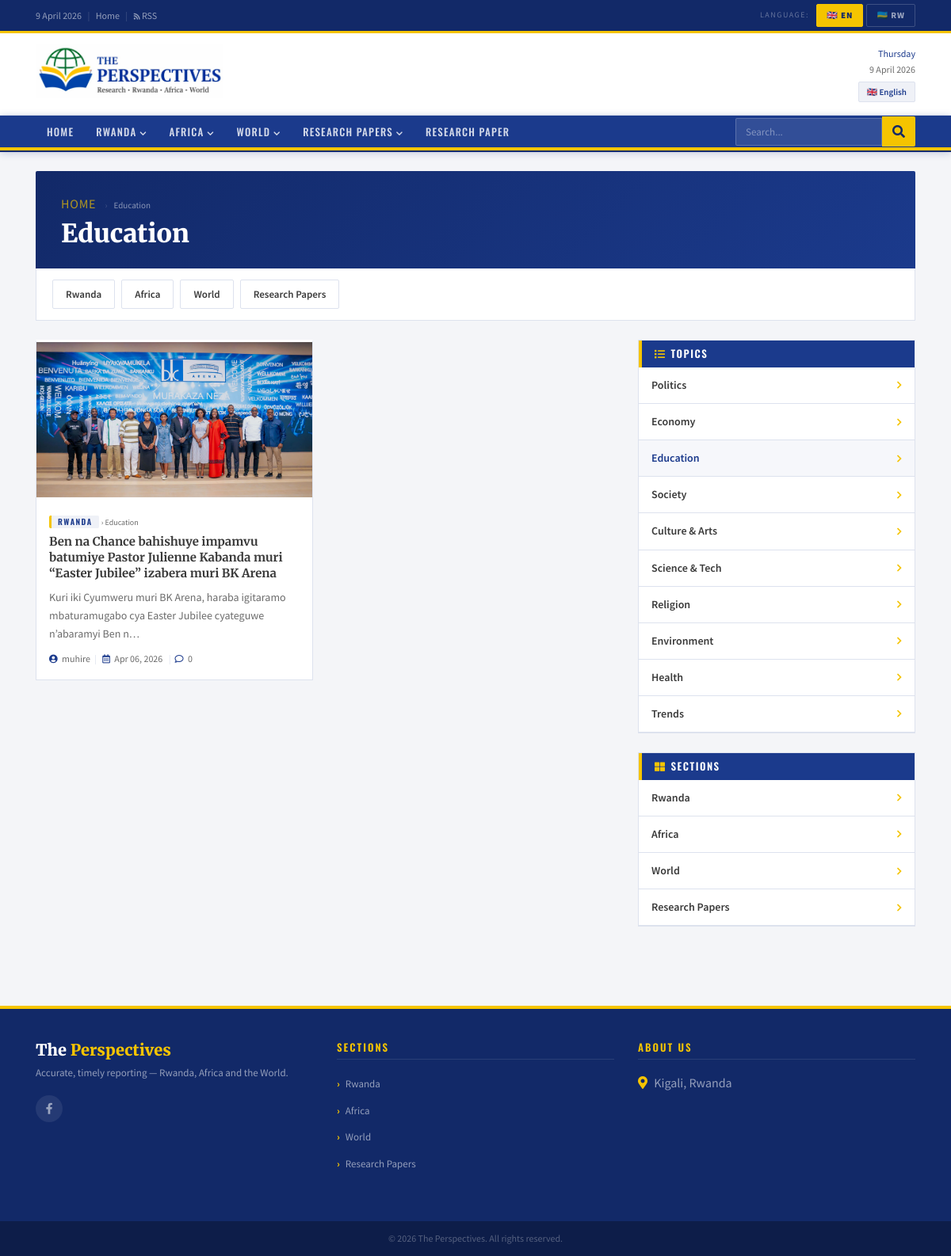
The page /en/subcategory/education/ on the database its author committed.
### news/models.py (models this page shows, shortened)
class Language(models.Model):
    code        = models.CharField(max_length=10, unique=True)  # 'en' | 'rw'
    name        = models.CharField(max_length=100)              # English
    native_name = models.CharField(max_length=100)              # Ikinyarwanda
    flag_emoji  = models.CharField(max_length=10, blank=True)
    is_default  = models.BooleanField(default=False)
    is_active   = models.BooleanField(default=True)
    order       = models.IntegerField(default=0)
    class Meta:
        ordering = ['order']
        verbose_name = 'Language'
        verbose_name_plural = 'Languages'

class MainCategory(models.Model):
    language = models.ForeignKey(Language, on_delete=models.CASCADE,
                                 related_name='main_categories')
    name     = models.CharField(max_length=150)
    slug     = models.SlugField(max_length=150)
    order    = models.IntegerField(default=0)
    class Meta:
        ordering  = ['order']
        unique_together = ('language', 'slug')
        verbose_name        = 'Main Category'
        verbose_name_plural = 'Main Categories'
    def get_absolute_url(self):
        return reverse('news:category', kwargs={
            'lang_code': self.language.code,
            'cat_slug':  self.slug,
        })

class SubCategory(models.Model):
    language = models.ForeignKey(Language, on_delete=models.CASCADE,
                                 related_name='sub_categories')
    name     = models.CharField(max_length=150)
    slug     = models.SlugField(max_length=150)
    order    = models.IntegerField(default=0)
    class Meta:
        ordering  = ['order']
        unique_together = ('language', 'slug')
        verbose_name        = 'Sub Category'
        verbose_name_plural = 'Sub Categories'
    def get_absolute_url(self):
        return reverse('news:subcategory', kwargs={
            'lang_code': self.language.code,
            'sub_slug':  self.slug,
        })

class Article(models.Model):
    STATUS = [('draft', 'Draft'), ('published', 'Published')]
    language      = models.ForeignKey(Language, on_delete=models.CASCADE,
                                      related_name='articles')
    title         = models.CharField(max_length=300)
    slug          = models.SlugField(max_length=300, unique=True)
    main_category = models.ForeignKey(MainCategory, on_delete=models.SET_NULL,
                                      null=True, blank=True, related_name='articles')
    sub_category  = models.ForeignKey(SubCategory, on_delete=models.SET_NULL,
                                      null=True, blank=True, related_name='articles')
    author        = models.ForeignKey(User, on_delete=models.SET_NULL,
                                      null=True, blank=True, related_name='articles')
    summary        = models.TextField(max_length=600, blank=True, verbose_name='Lead')
    content        = models.TextField()
    featured_image = models.ImageField(upload_to='articles/%Y/%m/', blank=True, null=True)
    image_caption  = models.CharField(max_length=250, blank=True)
    status      = models.CharField(max_length=10, choices=STATUS, default='draft')
    is_featured = models.BooleanField(default=False)
    is_trending = models.BooleanField(default=False)
    is_breaking = models.BooleanField(default=False)
    views        = models.PositiveIntegerField(default=0)
    created_at   = models.DateTimeField(auto_now_add=True)
    updated_at   = models.DateTimeField(auto_now=True)
    published_at = models.DateTimeField(null=True, blank=True)
    class Meta:
        ordering = ['-published_at', '-created_at']
    def get_absolute_url(self):
        return reverse('news:article', kwargs={
            'lang_code': self.language.code,
            'slug':      self.slug,
        })
    @property
    def comment_count(self):
        return self.comments.filter(is_approved=True).count()

class SiteSettings(models.Model):
    site_name       = models.CharField(max_length=100, default='The Perspectives')
    location        = models.CharField(max_length=100, blank=True, default='Kigali, Rwanda')
    phone          = models.CharField(max_length=20, blank=True)
    email          = models.EmailField(blank=True)
    tagline         = models.CharField(max_length=200, blank=True, default='Research · Rwanda · Africa · World')
    mooto_en         = models.CharField(max_length=300, blank=True)
    mooto_rw         = models.CharField(max_length=300, blank=True)
    facebook_url    = models.URLField(blank=True)
    twitter_url     = models.URLField(blank=True)
    whatsapp_number = models.CharField(max_length=20, blank=True)
    youtube_url    = models.URLField(blank=True)
    instagram_url   = models.URLField(blank=True)
    class Meta:
        verbose_name = verbose_name_plural = 'Site Settings'

### news/views.py (the view)
# urls.py: path('subcategory/<slug:sub_slug>/',views.subcategory,name='subcategory'),
def subcategory(request, lang_code, sub_slug):
    if lang_code not in VALID_LANGS:
        return redirect('/en/')
    lang, qs = _base(lang_code)
    sub  = get_object_or_404(SubCategory, language=lang, slug=sub_slug)
    subs = list(SubCategory.objects.filter(language=lang).order_by('order'))
    cats = list(MainCategory.objects.filter(language=lang).order_by('order'))
    arts = list(qs.filter(sub_category=sub))
    return render(request, 'news/listing.html', {
        'lang_code':  lang_code, 'lang': lang,
        'cats':       cats, 'subs': subs,
        'articles':   arts,
        'active_cat': None,
        'active_sub': sub,
        'page_title': sub.name,
    })

### news/views.py (called while the page is built)
def _lang(lang_code):
    return get_object_or_404(Language, code=lang_code, is_active=True)

def _base(lang_code):
    lang = _lang(lang_code)
    return lang, Article.objects.filter(status='published', language=lang)\
                                .select_related('main_category', 'sub_category', 'author')

### news/templates/news/listing.html (shortened to what this page needs)
{% extends "news/base.html" %}
{% load static %}
{% block extra_head %}
<link rel="stylesheet" href="{% static 'news/css/listing.css' %}">
{% endblock %}
{% block content %}
<div class="row mb-4">
  <div class="col-12">
    <div class="lst-hdr">
      <div class="bc">
        <a href="/{{ lang_code }}/">{% if lang_code == 'rw' %}Ahabanza{% else %}Home{% endif %}</a>
        {% if active_sub %}<span class="bs">›</span><span>{{ active_sub.name }}</span>{% endif %}
      </div>
      <h1>{{ page_title }}</h1>
    </div>
    {% if subs %}
    <div class="sub-filter-bar">
      <div class="sfpills">
        {% if active_cat %}
        <a href="{{ active_cat.get_absolute_url }}" class="sfpill {% if not active_sub %}act{% endif %}">
          {% if lang_code == 'rw' %}Byose{% else %}All{% endif %}
        </a>
        {% for sub in subs %}
        <a href="/{{ lang_code }}/category/{{ active_cat.slug }}/sub/{{ sub.slug }}/"
           class="sfpill {% if active_sub.pk == sub.pk %}act{% endif %}">
          {{ sub.name }}
        </a>
        {% endfor %}
        {% else %}
        {% for cat in cats %}
        <a href="/{{ lang_code }}/category/{{ cat.slug }}/sub/{{ active_sub.slug }}/"
           class="sfpill">
          {{ cat.name }}
        </a>
        {% endfor %}
        {% endif %}
      </div>
    </div>
    {% endif %}
  </div>
</div>
<div class="row">
  <div class="col-lg-8">
    <div class="row">
      {% for a in articles %}
      <div class="col-md-6 mb-4">
        <div class="ac h-100">
          <div class="ac-img"><a href="{{ a.get_absolute_url }}">
            {% if a.featured_image %}<img src="{{ a.featured_image.url }}" alt="{{ a.title }}">
            {% else %}<div class="ac-noimg"><i class="far fa-newspaper"></i></div>{% endif %}
          </a></div>
          <div class="ac-body">
            {% if a.main_category %}<a href="{{ a.main_category.get_absolute_url }}" class="ctag">{{ a.main_category.name }}</a>{% endif %}
            {% if a.sub_category %}<a href="{{ a.sub_category.get_absolute_url }}" class="stag"> › {{ a.sub_category.name }}</a>{% endif %}
            <h5><a href="{{ a.get_absolute_url }}">{{ a.title }}</a></h5>
            {% if a.summary %}<p>{{ a.summary|truncatechars:110 }}</p>{% endif %}
            <div class="ameta">
              {% if a.author %}<span><i class="fas fa-user-circle"></i> {{ a.author.get_full_name|default:a.author.username }}</span><span class="s">|</span>{% endif %}
              <span><i class="far fa-calendar-alt"></i> {{ a.published_at|date:"M d, Y" }}</span>
              <span class="s">|</span><span><i class="far fa-comment"></i> {{ a.comment_count }}</span>
            </div>
          </div>
        </div>
      </div>
      {% endfor %}
    </div>
  </div>
  <div class="col-lg-4">
    {% if subs %}
    <div class="sw mb-4">
      <div class="sw-hd"><i class="fas fa-list"></i>{% if lang_code == 'rw' %}Inyito{% else %}Topics{% endif %}</div>
      <ul class="sw-list">
        {% for sub in subs %}
        <li>
          <a href="{% if active_cat %}/{{ lang_code }}/category/{{ active_cat.slug }}/sub/{{ sub.slug }}/{% else %}{{ sub.get_absolute_url }}{% endif %}"
             class="{% if active_sub.pk == sub.pk %}act{% endif %}">
            {{ sub.name }}<i class="fas fa-chevron-right fa-xs"></i>
          </a>
        </li>
        {% endfor %}
      </ul>
    </div>
    {% endif %}
    <div class="sw">
      <div class="sw-hd"><i class="fas fa-th-large"></i>{% if lang_code == 'rw' %}Inzego{% else %}Sections{% endif %}</div>
      <ul class="sw-list">
        {% for cat in cats %}
        <li>
          <a href="{{ cat.get_absolute_url }}" class="{% if active_cat.pk == cat.pk %}act{% endif %}">
            {{ cat.name }}<i class="fas fa-chevron-right fa-xs"></i>
          </a>
        </li>
        {% endfor %}
      </ul>
    </div>
  </div>
</div>
{% endblock %}

### news/templates/news/base.html (shortened to what this page needs)
{% load static %}
<!DOCTYPE html>
<html lang="{{ lang_code }}">
<head>
<link rel="stylesheet" href="https://stackpath.bootstrapcdn.com/bootstrap/4.5.2/css/bootstrap.min.css">
<link rel="stylesheet" href="https://cdnjs.cloudflare.com/ajax/libs/font-awesome/5.15.4/css/all.min.css">
<link rel="stylesheet" href="{% static 'news/css/base.css' %}">
{% block extra_head %}{% endblock %}
</head>
<body>
<div class="topbar">
  <div class="container">
    <div class="d-flex justify-content-between align-items-center flex-wrap" style="gap:8px;">
      <div>
        <span id="tb-date"></span>
        <span class="tb-sep">|</span>
        <a href="/{{ lang_code }}/">{% if lang_code == 'rw' %}Ahabanza{% else %}Home{% endif %}</a>
        <span class="tb-sep">|</span>
        <a href="#"><i class="fas fa-rss fa-xs"></i> RSS</a>
      </div>
      <div class="lang-sw">
        <span class="lang-sw-lbl">{% if lang_code == 'rw' %}Ururimi{% else %}Language{% endif %}:</span>
        {% for lng in all_languages %}
        <form method="POST" action="/switch-lang/" class="lang-form">
          <button type="submit" class="lang-btn {% if lang_code == lng.code %}active{% endif %}">
            {{ lng.flag_emoji }} {{ lng.code|upper }}
          </button>
        </form>
        {% endfor %}
      </div>
    </div>
  </div>
</div>
<div class="masthead">
  <div class="container">
    <div class="row align-items-center">
      <div class="col-md-7">
        <a href="/{{ lang_code }}/" class="d-inline-block mast-logo">
          <img src="{% static 'news/img/logo.png' %}" alt="The Perspectives"
               onerror="this.style.display='none';document.getElementById('mlfb').style.display='flex';">
        </a>
      </div>
      <div class="col-md-5 d-none d-md-block mast-right">
        <div class="mast-date">
          <span class="mday" id="mday"></span>
          <span id="mdt"></span>
        </div>
        {% if lang %}
        <span class="mast-lang-badge">{{ lang.flag_emoji }} {{ lang.native_name }}</span>
        {% endif %}
      </div>
    </div>
  </div>
</div>
<nav class="pnav navbar navbar-expand-lg navbar-dark py-0" id="pnav">
  <div class="container">
    <div class="collapse navbar-collapse" id="pnav-col">
      <ul class="navbar-nav mr-auto">
        <li class="nav-item">
          <a class="nav-link pnav-lnk {% block home_active %}{% endblock %}" href="/{{ lang_code }}/">
            {% if lang_code == 'rw' %}Ahabanza{% else %}Home{% endif %}
          </a>
        </li>
        {% for cat in nav_cats %}
        <li class="nav-item">
          <a class="nav-link pnav-lnk {% block cat_active %}{% endblock %}"
             href="/{{ lang_code }}/category/{{ cat.slug }}/"
             data-cid="{{ cat.id }}" data-cname="{{ cat.name }}"
             data-curl="/{{ lang_code }}/category/{{ cat.slug }}/"
             onclick="return navCatClick(event,this)">
            {{ cat.name }}<i class="fas fa-chevron-down ci"></i>
          </a>
        </li>
        {% endfor %}
        <li class="nav-item">
          <a class="nav-link pnav-lnk" href="/{{ lang_code }}/research/">
            {% if lang_code == 'rw' %}Inyandiko z'Ubushakashatsi{% else %}Research Paper{% endif %}
          </a>
        </li>
      </ul>
      <form class="nav-search" action="/{{ lang_code }}/search/" method="get">
        <input type="text" name="q"
               placeholder="{% if lang_code == 'rw' %}Shakisha...{% else %}Search...{% endif %}"
               value="{{ request.GET.q|default:'' }}" autocomplete="off">
        <button type="submit"><i class="fas fa-search"></i></button>
      </form>
    </div>
  </div>
</nav>
<div class="snav" id="snav">
  <div class="container">
    <div class="snav-inner" id="snav-inner"></div>
  </div>
</div>
<main class="container py-4">{% block content %}{% endblock %}</main>
<footer>
  <div class="container">
    <div class="row">
      <div class="col-lg-4 col-md-6 mb-4">
        <div class="ft-logo mb-2">
          <div id="ftlfb" class="ft-logo-fb" style="display:non;">The <span>Perspectives</span></div>
        </div>
        <p style="font-size:13px;line-height:1.7;margin-top:8px;">
          {%if lang_code == 'rw' %}{{ site_settings.mooto_rw }}{% else %}{{ site_settings.mooto_en }}{% endif %}
        </p>
        <div class="ft-soc mt-3">
            {% if site_settings.facebook_url %}
          <a href="{{ site_settings.facebook_url }}" target="_blank"><i class="fab fa-facebook-f"></i></a>
          {% endif %}
        </div>
      </div>
      <div class="col-lg-4 col-md-6 mb-4">
        <h5>{% if lang_code == 'rw' %}Inzego{% else %}Sections{% endif %}</h5>
        <ul class="ft-list">
          {% for cat in nav_cats %}
          <li><a href="/{{ lang_code }}/category/{{ cat.slug }}/">{{ cat.name }}</a></li>
          {% endfor %}
        </ul>
      </div>
      <div class="col-lg-4 col-md-6 mb-4">
        <h5>{% if lang_code == 'rw' %}Aho Wadusanga{% else %}About us{% endif %}</h5>
        <ul class="ft-list">
          {% if site_settings.location %}
          <li><b><i class="fas fa-map-marker-alt" style="margin-right: 5px; color: #f5c400;"></i></b> {{ site_settings.location }}</li>
          {% endif %}
        </ul>
      </div>
    </div>
  </div>
  <div class="ft-btm"><div class="container">&copy; <span id="fy"></span> The Perspectives. {% if lang_code == 'rw' %}Uburenganzira bwose burarinzwe.{% else %}All rights reserved.{% endif %}</div></div>
</footer>
</body>
</html>

### news/static/news/css/listing.css (style rules this page uses)
.ac h5 a { color: inherit; }

### rows shown on the page
Language: flag_emoji "🇬🇧", code "EN", native_name "English"
Language: flag_emoji "🇷🇼", code "RW"
MainCategory: name "RWANDA", name "Rwanda"
MainCategory: name "AFRICA", name "Africa"
MainCategory: name "WORLD", name "World"
MainCategory: name "RESEARCH PAPERS", name "Research Papers"
SubCategory: name "Education"
Article: featured_image (picture), main_category.name "RWANDA", sub_category.name "Education", title "Ben na Chance bahishuye impamvu batumiye Pastor Julienne Kabanda muri “Easter Jubilee” izabera muri BK Arena", summary "Kuri iki Cyumweru muri BK Arena, haraba igitaramo mbaturamugabo cya Easter Jubilee cyateguwe n’abaramyi Ben n…", author.get_full_name "muhire", published_at "Apr 06, 2026", comment_count "0"
SubCategory: name "Politics"
SubCategory: name "Economy"
SubCategory: name "Society"
SubCategory: name "Culture & Arts"
SubCategory: name "Science & Tech"
SubCategory: name "Religion"
SubCategory: name "Environment"
SubCategory: name "Health"
SubCategory: name "Trends"
SiteSettings: mooto_en "Accurate, timely reporting — Rwanda, Africa and the World.", location "Kigali, Rwanda"
